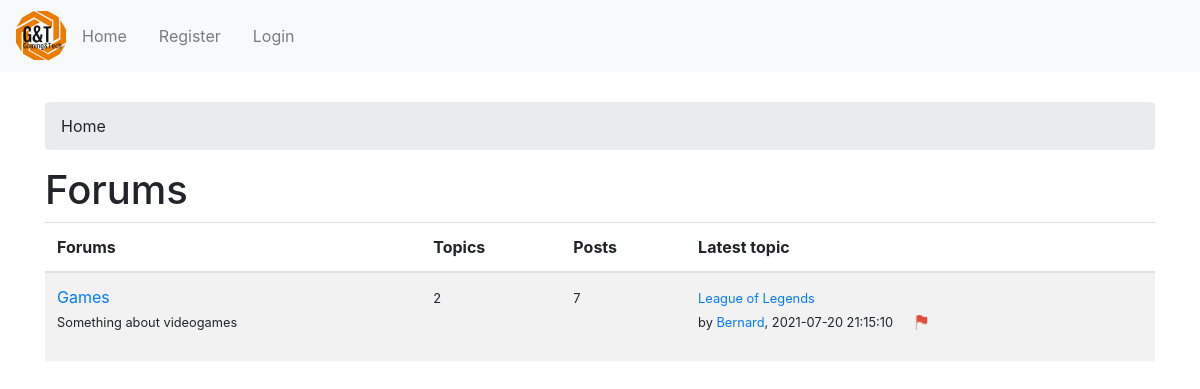
The app's page /PAP/index.php with its own data.
### tables this page shows
CREATE TABLE `forums` (
  `id` int(11) UNSIGNED NOT NULL,
  `title` varchar(255) NOT NULL DEFAULT '',
  `slug` varchar(255) NOT NULL DEFAULT '',
  `description` varchar(255) DEFAULT NULL,
  `created_at` datetime NOT NULL,
  `updated_at` datetime DEFAULT NULL,
  `id_user` int(11) NOT NULL,
  `tags` longtext NOT NULL DEFAULT '[]' CHECK (json_valid(`tags`))
);

CREATE TABLE `topics` (
  `id` int(11) UNSIGNED NOT NULL,
  `title` varchar(255) NOT NULL DEFAULT '',
  `slug` varchar(255) NOT NULL DEFAULT '',
  `created_at` datetime NOT NULL,
  `updated_at` datetime DEFAULT NULL,
  `user_id` int(11) UNSIGNED NOT NULL,
  `forum_id` int(11) UNSIGNED NOT NULL
);

### PAP/index.php (called while the page is built, shortened)
<?php
require_once BASEPATH.'core/CodeIgniter.php';

### PAP/application/models/Forum_model.php (called while the page is built, shortened)
<?php
class Forum_model extends CI_Model {
	public function getForums() {
		return $this->db->get('forums')->result();
	}
	public function getForumTopics($forum_id) {
		$this->db->from('topics');
		$this->db->where('forum_id', $forum_id);
		return $this->db->get()->result();
	}
	public function countForumPosts($forum_id) {
		$this->db->select('posts.id');
		$this->db->from('posts');
		$this->db->join('topics', 'posts.topic_id = topics.id');
		$this->db->where('topics.forum_id', $forum_id);
		$this->db->group_by('posts.id');
		return count($this->db->get()->result());
	}
	public function getForumLatestTopic($forum_id) {
		$this->db->from('topics');
		$this->db->where('forum_id', $forum_id);
		$this->db->order_by('created_at', 'DESC');
		$this->db->limit(1);
		return $this->db->get()->row();
	}
}

### PAP/application/views/forum/index.php (the view, shortened to what this page needs)
<div class="container">
	<div class="row">
		<div class="col-md-12">
			<?= $breadcrumb ?>
		</div>
		<div class="col-md-12">
			<div class="page-header">
				<h1>Forums</h1>
			</div>
		</div>
		<div class="col-md-12">
			<table class="table table-striped table-condensed table-hover">
				<caption></caption>
				<thead>
					<tr>
						<th>Forums</th>
						<th>Topics</th>
						<th>Posts</th>
						<th class="hidden-xs">Latest topic</th>
					</tr>
				</thead>
				<tbody>
					<?php if ($forums) : ?>
						<?php foreach ($forums as $forum) : ?>
							<tr>
								<td>
									<p>
										<a href="<?= base_url('forum/'.$forum->slug) ?>"><?= $forum->title ?></a><br>
										<small><?= $forum->description ?></small>
									</p>
								</td>
								<td>
									<p>
										<small><?= $forum->count_topics ?></small>
									</p>
								</td>
								<td>
									<p>
										<small><?= $forum->count_posts ?></small>
									</p>
								</td>
								<td class="hidden-xs">
									<?php if ($forum->latest_topic->title !== null) : ?>
										<p>
											<small><a href="<?= base_url('forum/'.$forum->latest_topic->permalink) ?>"><?= $forum->latest_topic->title ?></a><br>by <a href="<?= base_url('user/' . $forum->latest_topic->author) ?>"><?= $forum->latest_topic->author ?></a>, <?= $forum->latest_topic->created_at ?></small>
											<a href='<?=base_url('report/forum/'.$forum->id)?>'><img style='margin-left: 1em;' src='<?= base_url('uploads/icons/report.png') ?>' alt='report' width='15px' height='15px'></a>
										</p>
									<?php endif; ?>
								</td>
							</tr>
						<?php endforeach; ?>
					<?php endif; ?>
				</tbody>
			</table>
		</div>
	</div>
</div>

### records on screen
forums: title "Games", description "Something about videogames", count_topics "2", count_posts "7", author "Bernard"
topics: title "League of Legends", created_at "2021-07-20 21:15:10"
